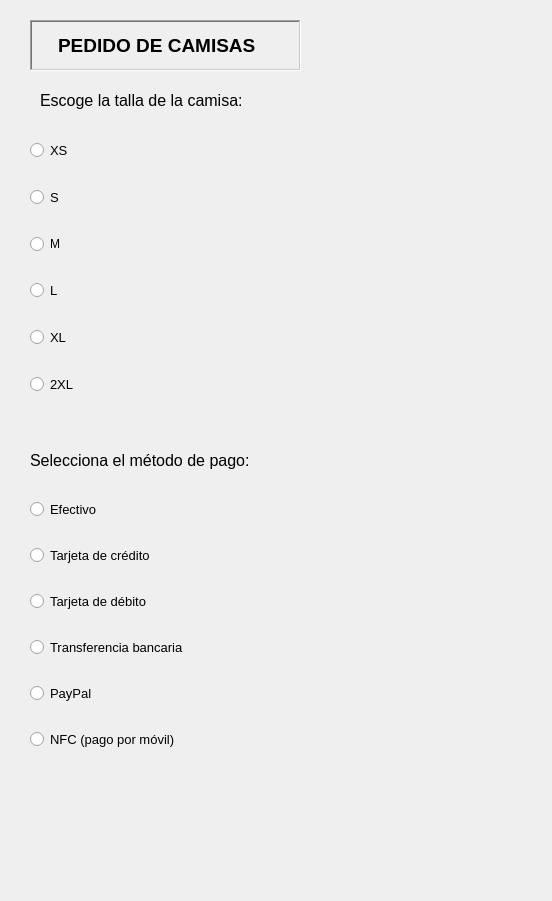
<?xml version="1.0" encoding="UTF-8"?>
<ui version="4.0">
 <class>ventana_pedido</class>
 <widget class="QDialog" name="ventana_pedido">
  <property name="geometry">
   <rect>
    <x>0</x>
    <y>0</y>
    <width>552</width>
    <height>901</height>
   </rect>
  </property>
  <property name="windowTitle">
   <string>Pedido camisas</string>
  </property>
  <widget class="QLabel" name="etq_talla">
   <property name="geometry">
    <rect>
     <x>40</x>
     <y>90</y>
     <width>231</width>
     <height>21</height>
    </rect>
   </property>
   <property name="font">
    <font>
     <pointsize>12</pointsize>
    </font>
   </property>
   <property name="text">
    <string>Escoge la talla de la camisa:</string>
   </property>
  </widget>
  <widget class="QLabel" name="etq_pago">
   <property name="geometry">
    <rect>
     <x>30</x>
     <y>450</y>
     <width>231</width>
     <height>21</height>
    </rect>
   </property>
   <property name="font">
    <font>
     <pointsize>12</pointsize>
    </font>
   </property>
   <property name="text">
    <string>Selecciona el método de pago:</string>
   </property>
  </widget>
  <widget class="QLabel" name="etq_pedido">
   <property name="geometry">
    <rect>
     <x>30</x>
     <y>800</y>
     <width>491</width>
     <height>41</height>
    </rect>
   </property>
   <property name="font">
    <font>
     <pointsize>10</pointsize>
     <weight>75</weight>
     <bold>true</bold>
    </font>
   </property>
   <property name="text">
    <string/>
   </property>
  </widget>
  <widget class="QLabel" name="etq_presentacion">
   <property name="geometry">
    <rect>
     <x>30</x>
     <y>20</y>
     <width>271</width>
     <height>51</height>
    </rect>
   </property>
   <property name="font">
    <font>
     <pointsize>14</pointsize>
     <weight>75</weight>
     <bold>true</bold>
    </font>
   </property>
   <property name="frameShape">
    <enum>QFrame::WinPanel</enum>
   </property>
   <property name="frameShadow">
    <enum>QFrame::Sunken</enum>
   </property>
   <property name="text">
    <string>    PEDIDO DE CAMISAS</string>
   </property>
  </widget>
  <widget class="QWidget" name="verticalLayoutWidget">
   <property name="geometry">
    <rect>
     <x>30</x>
     <y>120</y>
     <width>321</width>
     <height>301</height>
    </rect>
   </property>
   <layout class="QVBoxLayout" name="verticalLayout">
    <item>
     <widget class="QRadioButton" name="radio_XS">
      <property name="font">
       <font>
        <pointsize>10</pointsize>
       </font>
      </property>
      <property name="text">
       <string>XS</string>
      </property>
     </widget>
    </item>
    <item>
     <widget class="QRadioButton" name="radio_S">
      <property name="font">
       <font>
        <pointsize>10</pointsize>
       </font>
      </property>
      <property name="text">
       <string>S</string>
      </property>
     </widget>
    </item>
    <item>
     <widget class="QRadioButton" name="radio_M">
      <property name="text">
       <string>M</string>
      </property>
     </widget>
    </item>
    <item>
     <widget class="QRadioButton" name="radio_L">
      <property name="font">
       <font>
        <pointsize>10</pointsize>
       </font>
      </property>
      <property name="text">
       <string>L</string>
      </property>
     </widget>
    </item>
    <item>
     <widget class="QRadioButton" name="radio_XL">
      <property name="font">
       <font>
        <pointsize>10</pointsize>
       </font>
      </property>
      <property name="text">
       <string>XL</string>
      </property>
     </widget>
    </item>
    <item>
     <widget class="QRadioButton" name="radio_2XL">
      <property name="font">
       <font>
        <pointsize>10</pointsize>
       </font>
      </property>
      <property name="text">
       <string>2XL</string>
      </property>
     </widget>
    </item>
   </layout>
  </widget>
  <widget class="QWidget" name="verticalLayoutWidget_2">
   <property name="geometry">
    <rect>
     <x>30</x>
     <y>480</y>
     <width>321</width>
     <height>291</height>
    </rect>
   </property>
   <layout class="QVBoxLayout" name="verticalLayout_2">
    <item>
     <widget class="QRadioButton" name="radio_efectivo">
      <property name="font">
       <font>
        <pointsize>10</pointsize>
       </font>
      </property>
      <property name="text">
       <string>Efectivo</string>
      </property>
     </widget>
    </item>
    <item>
     <widget class="QRadioButton" name="radio_credito">
      <property name="font">
       <font>
        <pointsize>10</pointsize>
       </font>
      </property>
      <property name="text">
       <string>Tarjeta de crédito</string>
      </property>
     </widget>
    </item>
    <item>
     <widget class="QRadioButton" name="radio_debito">
      <property name="font">
       <font>
        <pointsize>10</pointsize>
       </font>
      </property>
      <property name="text">
       <string>Tarjeta de débito</string>
      </property>
     </widget>
    </item>
    <item>
     <widget class="QRadioButton" name="radio_transferencia">
      <property name="font">
       <font>
        <pointsize>10</pointsize>
       </font>
      </property>
      <property name="text">
       <string>Transferencia bancaria</string>
      </property>
     </widget>
    </item>
    <item>
     <widget class="QRadioButton" name="radio_PayPal">
      <property name="font">
       <font>
        <pointsize>10</pointsize>
       </font>
      </property>
      <property name="text">
       <string>PayPal</string>
      </property>
     </widget>
    </item>
    <item>
     <widget class="QRadioButton" name="radio_NFC">
      <property name="font">
       <font>
        <pointsize>10</pointsize>
       </font>
      </property>
      <property name="text">
       <string>NFC (pago por móvil)</string>
      </property>
     </widget>
    </item>
   </layout>
  </widget>
 </widget>
 <resources/>
 <connections/>
</ui>
